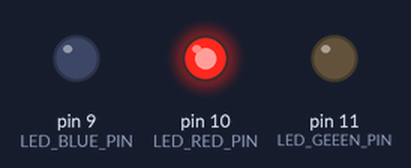
The sketch below on a simulated Arduino Uno, built with avr-gcc and run on an emulated ATmega328P. On the bench: output pins drawn as LEDs (lit = HIGH).

Above: at 0.5 s.
At 1.5 s:
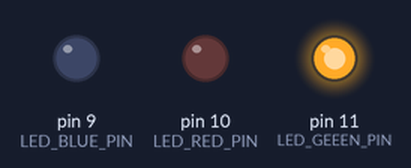
At 5.5 s:
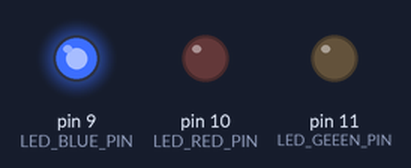
Timing chart, 0 to 6.9 s (numbered marks = the images above):
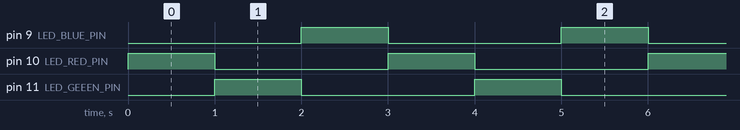

Measured:
- by itself, pin 9 (LED_BLUE_PIN), pin 10 (LED_RED_PIN), pin 11 (LED_GEEEN_PIN): alternates HIGH for 1.0 s and LOW for 2.0 s
- by itself, everything shown: repeats every 3.0 s, in 3 steps

The sketch:

PWM_LED_RGB.ino
```cpp
// LED RGB 燈
// 共陽接+5/共陰接GND
// 9: BLUE, 10: RED, 11: GREEN
const int LED_BLUE_PIN   = 9;    // LED BLUE   燈的接腳( 9 = PIN(PWM))
const int LED_RED_PIN    = 10;   // LED RED 燈的接腳(10 = PIN(PWM))
const int LED_GEEEN_PIN  = 11;   // LED GEEEN  燈的接腳(11 = PIN(PWM))
const int DELAY          = 1000; // 暫停時間 ms

void setup() {
  Serial.begin(9600);
  pinMode(LED_RED_PIN, OUTPUT);
  pinMode(LED_GEEEN_PIN, OUTPUT);
  pinMode(LED_BLUE_PIN, OUTPUT);
}

void loop() {
  // 顯示紅色
  analogWrite(LED_RED_PIN, 255);
  analogWrite(LED_GEEEN_PIN, 0);
  analogWrite(LED_BLUE_PIN, 0);
  delay(DELAY);

  // 顯示綠色
  analogWrite(LED_RED_PIN, 0);
  analogWrite(LED_GEEEN_PIN, 255);
  analogWrite(LED_BLUE_PIN, 0);
  delay(DELAY);

  // 顯示藍色
  analogWrite(LED_RED_PIN, 0);
  analogWrite(LED_GEEEN_PIN, 0);
  analogWrite(LED_BLUE_PIN, 255);
  delay(DELAY);
}
```
